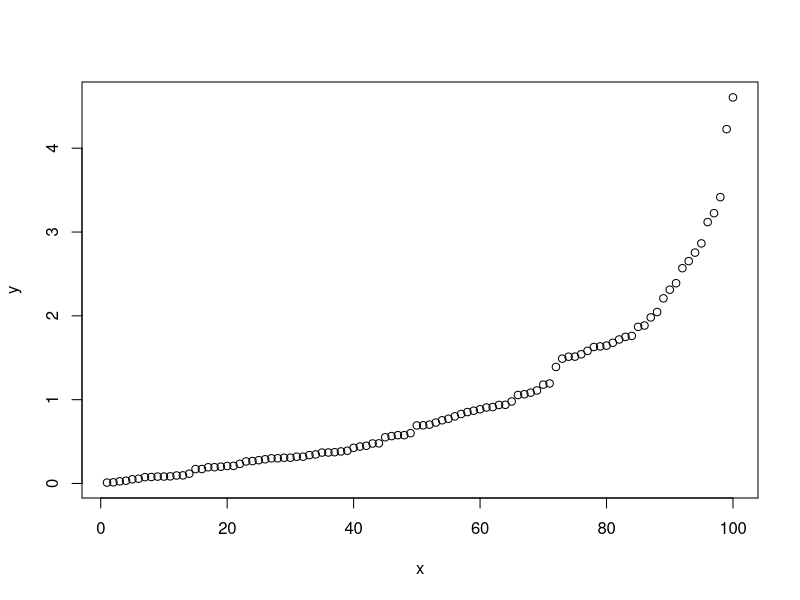
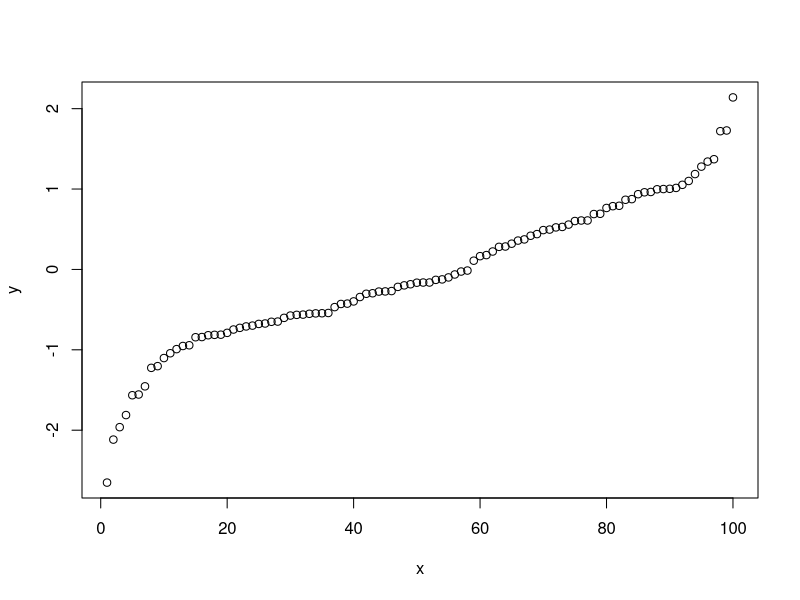

These charts were generated, in order, by the following R code:
x <- 1:100
y <- rexp(100)
cor.test(x,y)                           # no correlation
y <- sort(y)
plot(x,y)
cor.test(x,y)                           # good correlation
y <- sort(rnorm(100))
plot(x,y)
cor.test(x,y)                           # good correlation
cor.test(x,x)                           # perfect correlation
